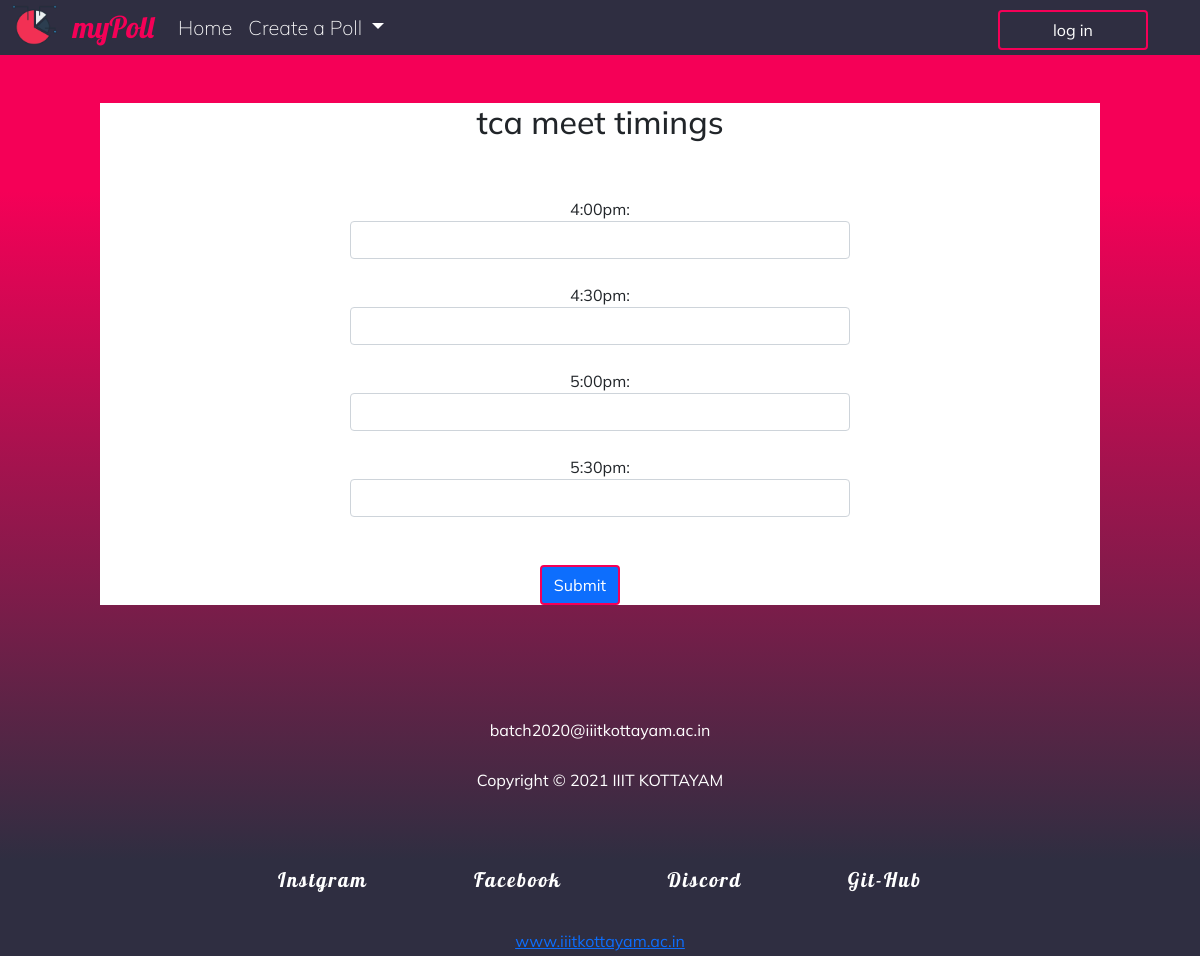
The page /CreatePoll/32/ on the database its author committed.
### polling/models.py (models this page shows)
class CreatPoll(models.Model):
    Title = models.TextField()
    o1 = models.CharField( max_length=50)
    o2 = models.CharField( max_length=50)
    o3 = models.CharField( max_length=50)
    o4 = models.CharField( max_length=50)
    on1= models.IntegerField(default=0)
    on2= models.IntegerField(default=0)
    on3= models.IntegerField(default=0)
    on4= models.IntegerField(default=0)
    one_1=models.IntegerField(default=0)
    two_1=models.IntegerField(default=0)
    three_1=models.IntegerField(default=0)
    four_1=models.IntegerField(default=0)

### polling/views.py (the view, shortened to what this page needs)
# urls.py: path('CreatePoll/<poll_id>/',views.CreatePoll,name='poll'),
def CreatePoll(request,poll_id):
    poll=CreatPoll.objects.get(pk=poll_id)
    context={
        'poll':poll
    }
    return render(request,'poll.html',context)

### templates/poll.html (shortened to what this page needs)
{% load static %}
<!DOCTYPE html>
<html lang="en">
<head>
    <link href="https://cdn.jsdelivr.net/npm/bootstrap@5.0.0-beta2/dist/css/bootstrap.min.css" rel="stylesheet"
>
    <link rel="stylesheet" href={% static "createpoll.css" %}>
</head>
<body>
    <nav class="navbar navbar-expand-lg navbar-light bg-light">
        <div class="container-fluid">
            <a class="navbar-brand" href="{% url 'home' %}">
                <img src={% static "voting-poll1.png" %} alt="" width="45" height="40" class="d-inline-block align-top">
            </a>
            <a class="navbar-brand" href="{% url 'home' %}" style="color:#f50057;">myPoll</a>
            <div class="collapse navbar-collapse" id="navbarSupportedContent">
                <ul class="navbar-nav me-auto mb-2 mb-lg-0">
                    <li class="nav-item">
                        <a class="nav-link active" aria-current="page" href="{% url 'home' %}"
                            style="color:white;">Home</a>
                    </li>
                    <li class="nav-item dropdown">
                        <a class="nav-link dropdown-toggle" href="{% url 'create' %}" id="navbarDropdown" role="button"
                            data-bs-toggle="dropdown" aria-expanded="false" style="color:white;">
                            Create a Poll
                        </a>
                    </li>
                </ul>
                <button class="btn btn-outline-success" type="submit">log in</button>
            </div>
        </div>
    </nav>
    <br><br>
    <div class="form">
        <form  method="POST">
            <center>
                <h2>{{poll.Title}}</h2><br><br>
                <div style="width:500px" class="form-group" >{{poll.o1}}: <input style="" class="form-control" name="on1" type="number"></div><br>
                <div style="width:500px">{{poll.o2}}: <input class="form-control"  name="on2" type="number"></div><br>
                <div  style="width:500px">{{poll.o3}}: <input class="form-control" name="on3" type="number"></div><br>
                <div style="width:500px" >{{poll.o4}}: <input class="form-control" name="on4" type="number"></div><br><br>
                <div><center><input class="btn btn-primary" type="submit" class="buttn"></div>
            </center>
        </form>
    </div>
    <div id="footer">
        <div class="aa"> batch2020@iiitkottayam.ac.in</div>
        <div class="aa">Copyright © 2021 IIIT KOTTAYAM</div><br>
        <div id="contact">
            <a class="cont" href="#" target="_blank">Instgram</span>
                <a class="cont" href="#" target="_blank">Facebook</a>
                <a class="cont" href="#" target="_blank">Discord</a>
                <a class="cont" href="#" target="_blank">Git-Hub</a>
        </div>
        <div><a href="https://www.iiitkottayam.ac.in/" target="_blank">www.iiitkottayam.ac.in</a></div>
    </div>
</body>
</html>

### static/createpoll.css (style rules this page uses)
body { background: linear-gradient(360deg, #2f2e41 10%, #f50057 80%); margin: 0; font-family: 'Mulish', sans-serif; }
.navbar { padding: 0; }
.navbar-brand { font-family: 'Lobster', cursive; font-size: 30px; }
.container-fluid { font-family: 'Mulish', sans-serif; font-size: 20px; background-color: #2f2e41; }
.collapse { text-align: right; font-weight: lighter; }
.btn { color: white; border: 2px solid #f50057; margin-right: 40px; }
button { margin-top: 4px; width: 150px; border: 2px solid #3487f7; border-radius: 4px; color: #3487f7; }
#footer { font-family: 'Mulish', sans-serif; text-align: center; line-height: 30px; background-color: transparent; color: white; }
#contact { font-family: 'Lobster', cursive; letter-spacing: 2px; margin: auto; background-color: transparent; padding: 30px; }
.cont { background-color: transparent; color: white; text-decoration: none; margin: 30px; padding: 20px; font-size: 20px; transition: all .4s; }
.aa { padding: 10px; background-color: transparent; }

### templates/poll.html (style rules this page uses)
* { margin: 0; padding: 0; }
body { background: linear-gradient(360deg, #2f2e41 10%, #f50057 80%); }
.navbar { padding: 0; }
.navbar-brand { font-family: 'Lobster', cursive; font-size: 30px; }
.container-fluid { font-family: 'Mulish', sans-serif; font-size: 20px; background-color: #2f2e41; }
.collapse { text-align: right; font-weight: lighter; }
.btn { color: white; border: 2px solid #f50057; margin-right: 40px; }
.form { background-color: white; max-width: 1000px; margin: auto; }
#footer { font-family: 'Mulish', sans-serif; text-align: center; line-height: 30px; color: white; padding-top: 100PX; }
#contact { font-family: 'Lobster', cursive; letter-spacing: 2px; margin: auto; padding: 30px; }
.cont { color: white; text-decoration: none; margin: 30px; padding: 20px; font-size: 20px; transition: all .4s; }
.aa { padding: 10px; }

### rows shown on the page
CreatPoll: Title "tca meet timings", o1 "4:00pm", o2 "4:30pm", o3 "5:00pm", o4 "5:30pm"
